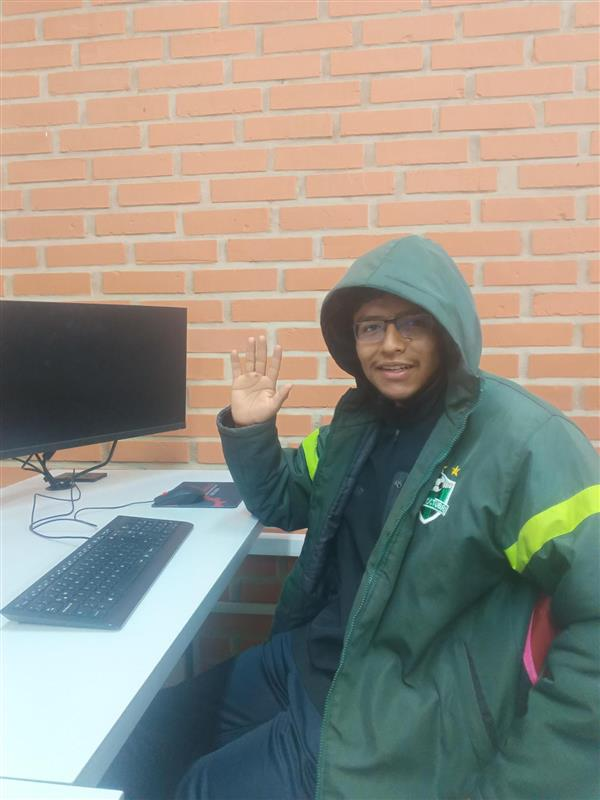
#> input picture pose1.png, 600 x 800 px
$ jupyter execute --allow-errors practica.ipynb
#> lines starting #> are read from the running program, lines starting #| are printed output that depends on the picture
CARGAR 3 IMAGENES

[cell 1]
import cv2
import matplotlib.pyplot as plt

imagen_bgr1 = cv2.imread('pose1.png')
#> imagen_bgr1 is the input picture: shape (800, 600, 3); mean B, G, R 133.3, 144, 147.1
imagen_bgr2 = cv2.imread('pose2.png')
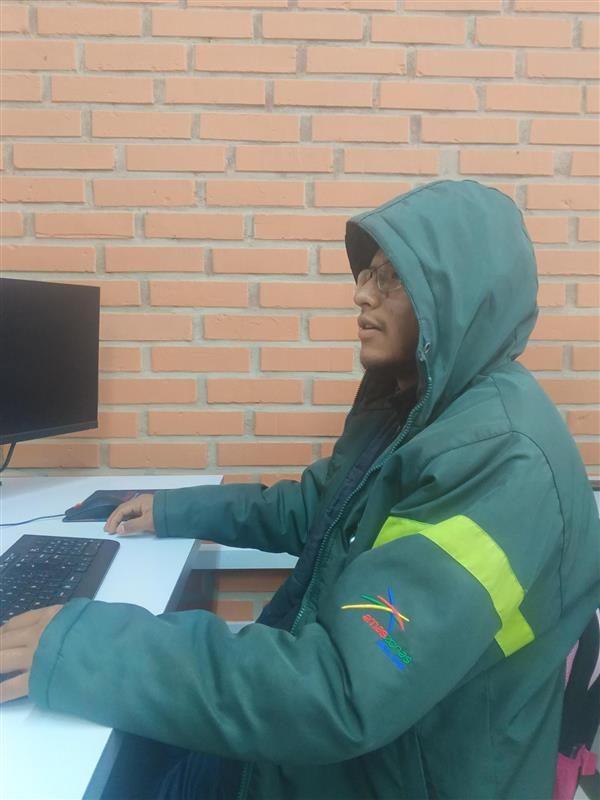
#> input picture pose2.png, 600 x 800 px
#> imagen_bgr2 is the input picture: shape (800, 600, 3); mean B, G, R 129.9, 138.7, 132.5
imagen_bgr3 = cv2.imread('pose3.png')
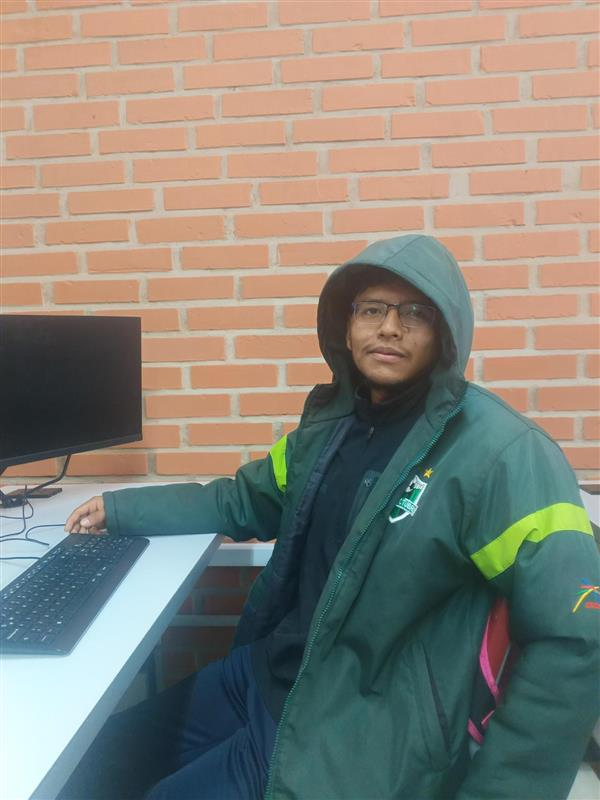
#> input picture pose3.png, 600 x 800 px
#> imagen_bgr3 is the input picture: shape (800, 600, 3); mean B, G, R 120.2, 130.6, 134.7

imagen_RGB1 = cv2.cvtColor(imagen_bgr1, cv2.COLOR_BGR2RGB)
imagen_RGB2 = cv2.cvtColor(imagen_bgr2, cv2.COLOR_BGR2RGB)
imagen_RGB3 = cv2.cvtColor(imagen_bgr3, cv2.COLOR_BGR2RGB)


plt.figure(figsize=(12, 4))

plt.subplot(1, 3, 1)
plt.imshow(imagen_RGB1)
plt.title("Pose 1")

plt.subplot(1, 3, 2)
plt.imshow(imagen_RGB2)
plt.title("Pose 2")

plt.subplot(1, 3, 3)
plt.imshow(imagen_RGB3)
plt.title("Pose 3")

plt.show()

ESCALA EN GRISES

[cell 2]
import cv2
import matplotlib.pyplot as plt

plt.rcParams['figure.figsize'],[10,5]
img=cv2.imread('pose1.png',cv2.IMREAD_COLOR)

plt.subplot(141)
plt.title("Pose Original")
plt.imshow(cv2.cvtColor(img, cv2.COLOR_BGR2RGB))

plt.subplot(142)
plt.imshow(img[:,:,0],cmap='gray')
plt.title("Escala 1 gris")


plt.subplot(143)
plt.imshow(img[:,:,1],cmap='gray')
plt.title("Escala 2 gris")

plt.subplot(144)
plt.imshow(img[:,:,2],cmap='gray')
plt.title("Escala 3 gris")

plt.show()
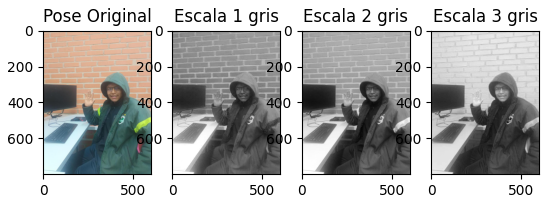
#> figure drawn by matplotlib, 4 panels

[cell 3]
import cv2
import matplotlib.pyplot as plt

imagen_bgr = cv2.imread('pose1.png')
imagen_bgr1 = cv2.imread('pose1.png')

imagen_RGB = cv2.cvtColor(imagen_bgr, cv2.COLOR_BGR2RGB)


plt.figure(figsize=(12,4))

plt.subplot(1 ,4 ,1)
plt.title("Pose Original")
plt.imshow(imagen_RGB)
plt.axis('off')


plt.subplot(1, 4,2 )
plt.imshow(imagen_RGB[:,:,0],cmap='gray')
plt.title("Escala 1 gris")
plt.axis('off')

plt.subplot(1, 4, 3)
plt.imshow(imagen_RGB[:,:,1],cmap='gray')
plt.title("Escala 2 gris")
plt.axis('off')

plt.subplot(1, 4, 4)
plt.imshow(imagen_RGB[:,:,2],cmap='gray')
plt.title("Escala 3 gris")
plt.axis('off')


plt.show()


plt.figure(figsize=(12, 4))

r = imagen_bgr[:, :, 2]
g = imagen_bgr[:, :, 1]
b = imagen_bgr[:, :, 0]

#> (the rest of this cell did not finish here and is left out)

[cell 4]
import cv2
import matplotlib.pyplot as plt

imagen_bgr = cv2.imread('pose2.png')
imagen_bgr1 = cv2.imread('pose2.png')

imagen_RGB = cv2.cvtColor(imagen_bgr, cv2.COLOR_BGR2RGB)


plt.figure(figsize=(12,4))

plt.subplot(1 ,4 ,1)
plt.title("Pose Original")
plt.imshow(imagen_RGB)
plt.axis('off')


plt.subplot(1, 4,2 )
plt.imshow(imagen_RGB[:,:,0],cmap='gray')
plt.title("Escala 1 gris")
plt.axis('off')

plt.subplot(1, 4, 3)
plt.imshow(imagen_RGB[:,:,1],cmap='gray')
plt.title("Escala 2 gris")
plt.axis('off')

plt.subplot(1, 4, 4)
plt.imshow(imagen_RGB[:,:,2],cmap='gray')
plt.title("Escala 3 gris")
plt.axis('off')


plt.show()


plt.figure(figsize=(12, 4))

r = imagen_bgr[:, :, 2]
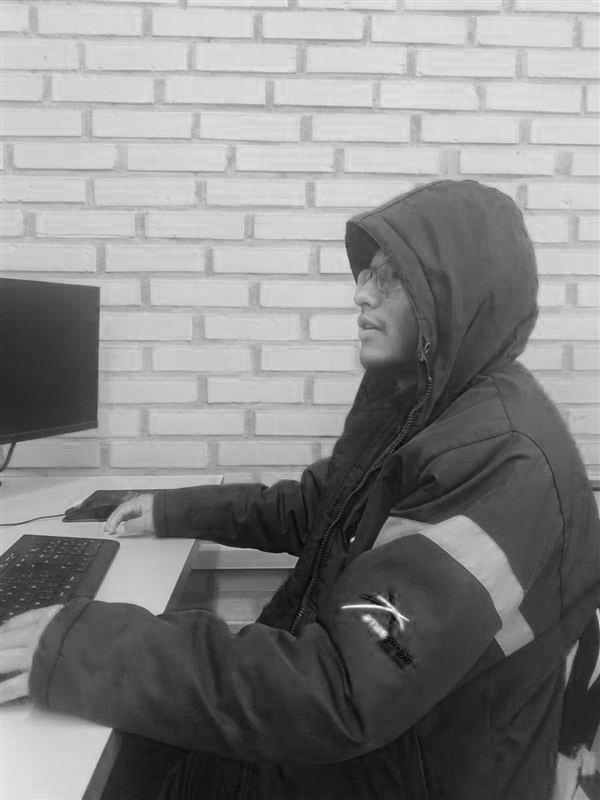
#> r: shape (800, 600); min 0, max 255, mean 132.5
g = imagen_bgr[:, :, 1]
b = imagen_bgr[:, :, 0]
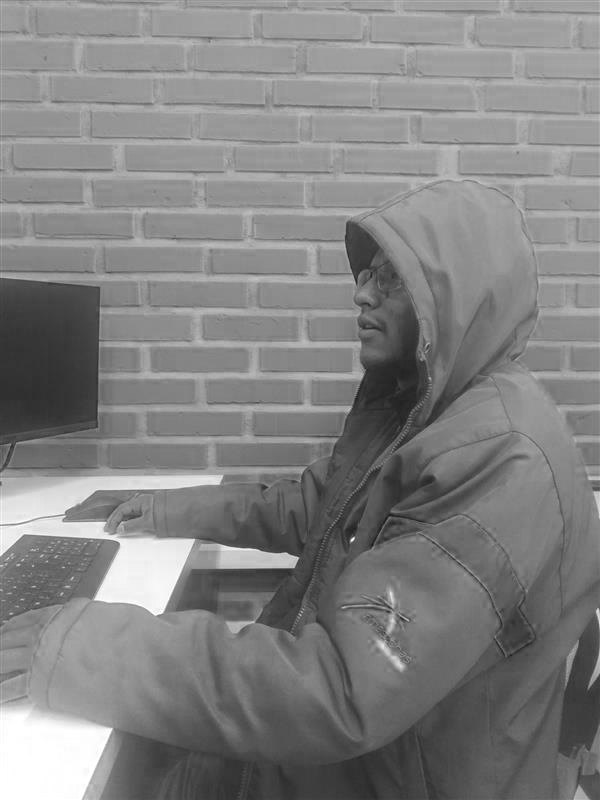
#> b: shape (800, 600); min 21, max 255, mean 129.9

#> (the rest of this cell did not finish here and is left out)

[cell 5]
import cv2
import matplotlib.pyplot as plt

imagen_bgr = cv2.imread('pose3.png')
imagen_bgr1 = cv2.imread('pose3.png')

imagen_RGB = cv2.cvtColor(imagen_bgr, cv2.COLOR_BGR2RGB)


plt.figure(figsize=(12,4))

plt.subplot(1 ,4 ,1)
plt.title("Pose Original")
plt.imshow(imagen_RGB)
plt.axis('off')


plt.subplot(1, 4,2 )
plt.imshow(imagen_RGB[:,:,0],cmap='gray')
plt.title("Escala 1 gris")
plt.axis('off')

plt.subplot(1, 4, 3)
plt.imshow(imagen_RGB[:,:,1],cmap='gray')
plt.title("Escala 2 gris")
plt.axis('off')

plt.subplot(1, 4, 4)
plt.imshow(imagen_RGB[:,:,2],cmap='gray')
plt.title("Escala 3 gris")
plt.axis('off')


plt.show()
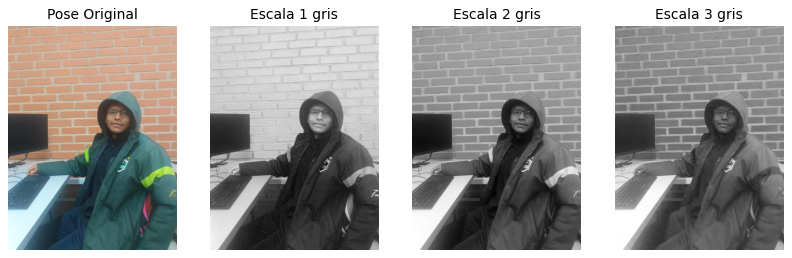
#> figure drawn by matplotlib, 4 panels


plt.figure(figsize=(12, 4))

r = imagen_bgr[:, :, 2]
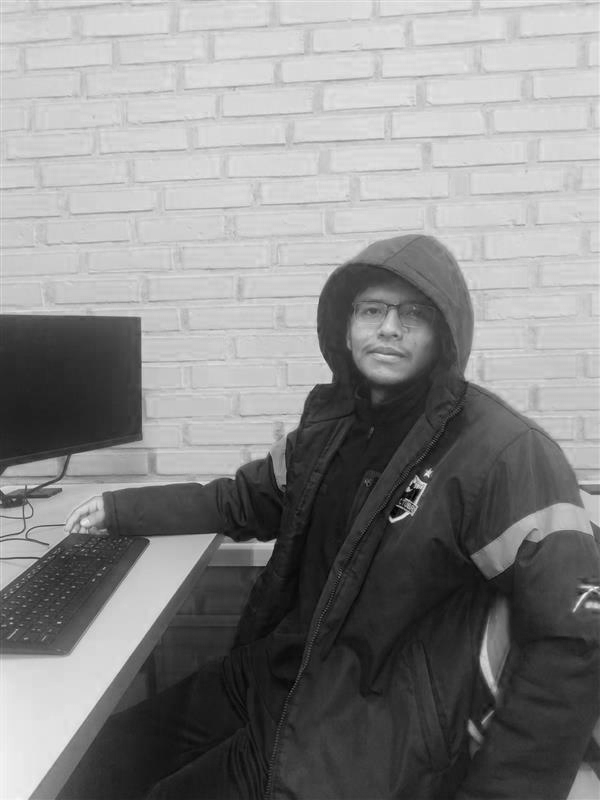
#> r: shape (800, 600); min 0, max 251, mean 134.7
g = imagen_bgr[:, :, 1]
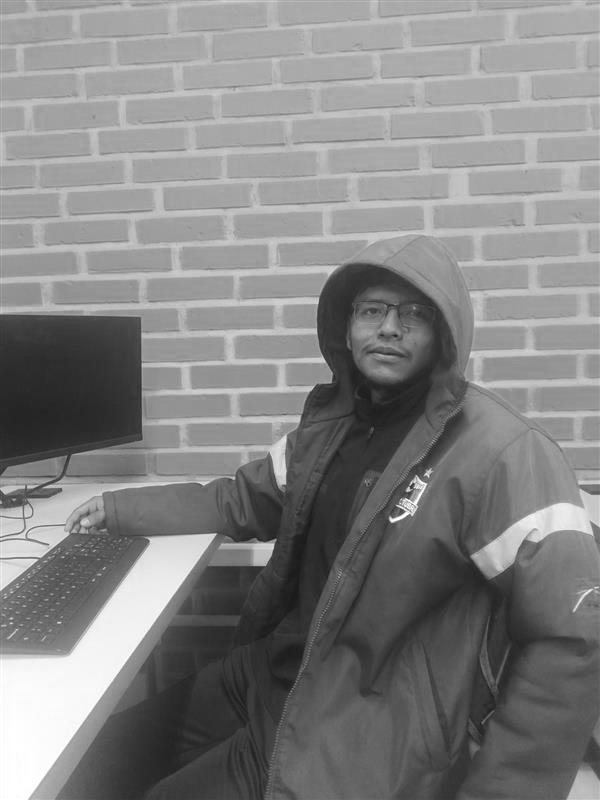
#> g: shape (800, 600); min 24, max 255, mean 130.6
b = imagen_bgr[:, :, 0]
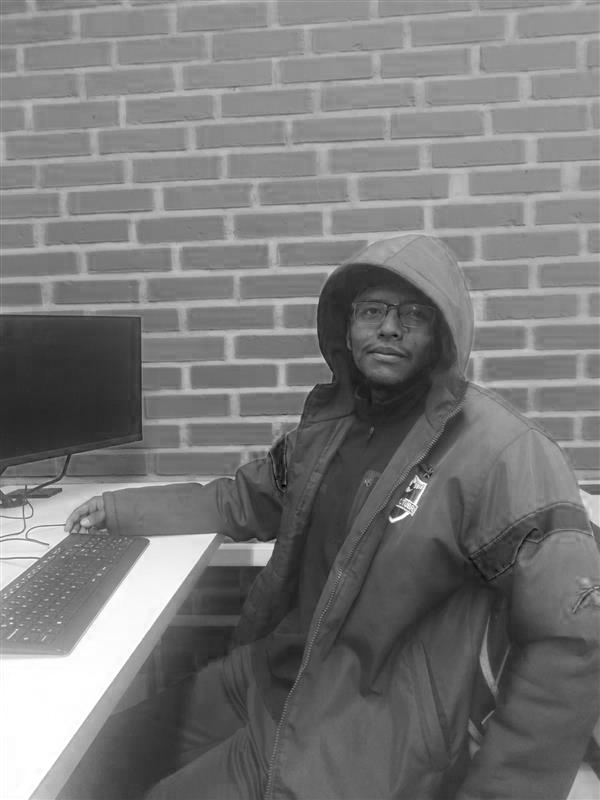
#> b: shape (800, 600); min 0, max 255, mean 120.2

#> (the rest of this cell did not finish here and is left out)

SEGMENTACION

[cell 6]
import cv2
import matplotlib.pyplot as plt

img1 = cv2.imread('pose1.png', cv2.IMREAD_COLOR)
img1_rgb = cv2.cvtColor(img1, cv2.COLOR_BGR2RGB)
#> (the rest of this cell did not finish here and is left out)

CUADRADO DE 4 SEGMENTOS

[cell 7]
import matplotlib.pyplot as plt
import numpy as np
import cv2
# Crea una imagen con 4 segmentos de diferentes colores
segment_tamanio = 100
color_cuadr = np.zeros((segment_tamanio * 2, segment_tamanio * 2, 3), dtype=np.uint8)

color_cuadr[:segment_tamanio, :segment_tamanio] = [255, 0, 0]  # Rojo
color_cuadr[:segment_tamanio, segment_tamanio:] = [0, 255, 0]  # Verde
color_cuadr[segment_tamanio:, :segment_tamanio] = [0, 0, 0]    # Negro
color_cuadr[segment_tamanio:, segment_tamanio:] = [0, 0, 255]  # Azul

# Guardar la imagen
cv2.imwrite('colored_square.png', cv2.cvtColor(color_cuadr, cv2.COLOR_RGB2BGR))
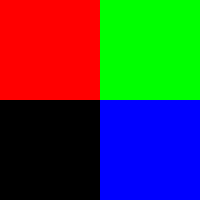
#> saved as colored_square.png: shape (200, 200, 3); mean B, G, R 63.8, 63.8, 63.8
plt.imshow(color_cuadr)
plt.axis('off')
plt.show()
